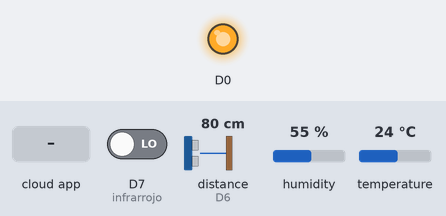
Recording of a sketch running on a simulated ESP8266 (NodeMCU). Parts: output pins drawn as LEDs (lit = HIGH). The inputs (shaded band) are chosen by the test bench; at power-on: D7 (infrarrojo) LOW, distance to the obstacle (sensor on D6) 80 cm, humidity 55 %, temperature 24 °C. The echo pulse lasts 58.3 µs per cm; WiFi joins after 1.5 s; servers stay silent unless stated; no MQTT or app messages arrive unless stated; pins used as bus, display or sensor lines are not drawn; what the sketch prints to the serial monitor is not drawn.

Above: at 2.7 s.
2.8 s: the phone or cloud app sets onoff to ON
At 7.3 s:
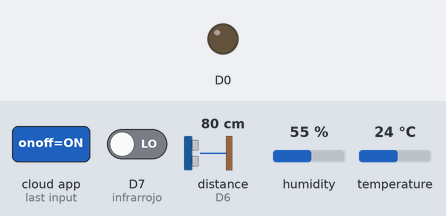
23.5 s: the phone or cloud app sets onoff to OFF
At 24.8 s:
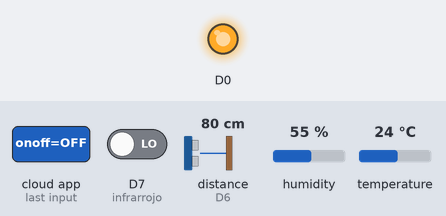
Timing chart, 0 to 26.0 s (numbered marks = the images above; inputs shaded):
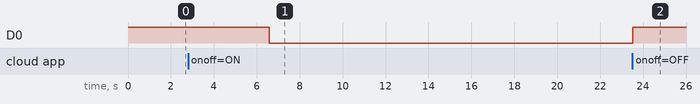

Measured:
- after the input at 2.8 s, D0: HIGH → LOW after 3.8 s
- after the input at 23.5 s, D0: LOW → HIGH at once

The sketch:

recopilacion.ino
```cpp
/*
NOTA:Este codigo funciona con placa ESP8266 en NodeMCU 1.0, si se esta trabajando en un ESP32 ver el codigo utilizado en el
archivo de "nivel del agua" y lo mas que cambia es la conexion con internet y con adafruit, lo demas sigue la misma logica
*/

#include <ESP8266WiFi.h>
#include "Adafruit_MQTT.h"
#include "Adafruit_MQTT_Client.h"

/************************* WiFi Access Point *********************************/
//entre las comillas se coloca el nombre de nuestra red de internet
#define WLAN_SSID       "......."

//entre las comillas se coloca la contraseña de nuestra red de internet
#define WLAN_PASS       "......."

/************************* Adafruit.io Setup *********************************/
/*
Esta informacion se puede ver en IO>simbolo de llave amarilla y ahi aparece tanto el usuario como la active key
*/
#define AIO_SERVER      "io.adafruit.com"
#define AIO_SERVERPORT  1883                   // use 8883 for SSL

//aqui se coloca el usuario con el que tenemos nuestra cuenta de adafruit
#define AIO_USERNAME    ".........."

//se coloca la llave que nos genera adafruit (siempre copiar y pegar para evitar problemas de conexion)
#define AIO_KEY         ".........."

/************ Global State (you don't need to change this!) ******************/

// Create an ESP8266 WiFiClient class to connect to the MQTT server.
WiFiClient client;
// or... use WiFiClientSecure for SSL
//WiFiClientSecure client;

// Setup the MQTT client class by passing in the WiFi client and MQTT server and login details.
Adafruit_MQTT_Client mqtt(&client, AIO_SERVER, AIO_SERVERPORT, AIO_USERNAME, AIO_USERNAME, AIO_KEY);

/****************************** Feeds for Publishing***************************************/

//El publish solo se usa cuando nosotros queremos enviar cosas a Adafruit
/*para declarar un publish debemos crear en adafruit un feed, por ejemplo el feed "humedad", este feed es el que recibira todos los
//datos que envie el sensor. Para realizar la conexion solo sustituimos en las comillas del codigo de abajo con:
"/feeds/nombre_del_feed_creado_en_adafruit", por ejemplo el de humedad se llamara: "/feeds/humedad" y sera guardado bajo el nombre
de humedad, este nombre aparece en la linea de codigo: Adafruit_MQTT_Publish humedad
NO NECESARIAMENTE TIENE QUE LLAMARSE HUMEDAD TAMBIEN, puede llevar otro nombre pero para faCilitar se le llama humedad, pero si colocamos
otro nombre la linea de codigo nos queda:
Adafruit_MQTT_Publish HUMEDADPUBLISH = Adafruit_MQTT_Publish(&mqtt, AIO_USERNAME "/feeds/humedad");
*/

// feed/humedad
Adafruit_MQTT_Publish humedad = Adafruit_MQTT_Publish(&mqtt, AIO_USERNAME "/feeds/humedad");

// feed/temperatura
//el feed se llama temp, pero solo se sustituye con el nombre del feed que se tiene
Adafruit_MQTT_Publish temperatura = Adafruit_MQTT_Publish(&mqtt, AIO_USERNAME "/feeds/temp");

// feed/distancia
Adafruit_MQTT_Publish distancia = Adafruit_MQTT_Publish(&mqtt, AIO_USERNAME "/feeds/distancia");

/*
Si quisieramos un feed con otro nombre, por ejemplo el de sensacion termica, entonces nos aseguramos que en adafruit este creado
el feed que recibira los datos de la sensacion termica, por ejemplo sensacionT y lo guardamos bajo el nombre que querramos
Por lo tanto el codigo quedaria:
Adafruit_MQTT_Publish sensacionT = Adafruit_MQTT_Publish(&mqtt, AIO_USERNAME "/feeds/sensacionT");
*/


/****************************** Feeds for Subscribing***************************************/
// Setup a feed called 'slider' for subscribing to changes on the slider
Adafruit_MQTT_Subscribe slider = Adafruit_MQTT_Subscribe(&mqtt, AIO_USERNAME "/feeds/slider", MQTT_QOS_1);

// Setup a feed called 'onoff' for subscribing to changes to the button
Adafruit_MQTT_Subscribe onoffbutton = Adafruit_MQTT_Subscribe(&mqtt, AIO_USERNAME "/feeds/onoff", MQTT_QOS_1);

/*************************** Sketch Code ************************************/

void slidercallback(double x) {
  Serial.print("Hey we're in a slider callback, the slider value is: ");
  Serial.println(x);
}

void onoffcallback(char *data, uint16_t len) {
  Serial.print("Hey we're in a onoff callback, the button value is: ");
  Serial.println(data);
  String message = String(data);
      message.trim();
      if (message == "ON") {digitalWrite(D0, LOW);}
      if (message == "OFF") {digitalWrite(D0, HIGH);}}

//*********************************************** Declaracion de variables y pines *****************************/

/*Codigo para sensor infrarrojo*/
//se declara el pin donde se conecta el sensor
const int infrarrojo = D7;

/*Codigo para sensor ultrasonico*/
//se declara el emisor (el gatillo)
const int trigPin = D5;
//se declara el receptor (el eco)
const int echoPin = D6;
//se declaran dos variables que guardaran los valores
long duration; //long porque los datos son muy grandes
int distance;


/*Codigo para sensor DHT*/
//se incluye libreria de DHT
#include <DHT.h>

//se define el pin donde se conecta el sensor
#define DHTPIN D2 //depende de la board se escribe la letra o simplemente el numero, en caso del ESP82 se escribe la D y el numero

//se define el tipo de DHT que se utiliza, en este caso es el DHT11
#define DHTTYPE DHT11

//se inicializa el sensor DHT
DHT dht(DHTPIN, DHTTYPE);

//***************************************************** setup ********************************/
void setup() {
/*Codigo para sensor infrarrojo*/
//se declara que el infrarrojo es de entrada (INPUT)
  pinMode(infrarrojo, INPUT);


/*Codigo para sensor ultrasonico*/
//se declara que el gatillo es de salida (OUTPUT)
  pinMode(trigPin, OUTPUT);
//se declara que el eco es de entrada (INPUT)
  pinMode(echoPin, INPUT);


/*Codigo para DHT*/
dht.begin();


/*Codigo para conexion a internet*/
  pinMode(D0, OUTPUT);
  Serial.begin(115200);
  digitalWrite(D0, HIGH);
  delay(10);
  //****************************************** Connect to WiFi access point.
  Serial.println(); Serial.println();
  Serial.print("Connecting to ");
  Serial.println(WLAN_SSID);

  WiFi.begin(WLAN_SSID, WLAN_PASS);
  while (WiFi.status() != WL_CONNECTED) {
    delay(500);
    Serial.print(".");
  }
  Serial.println();
  Serial.println("WiFi connected");
  Serial.println("IP address: "); Serial.println(WiFi.localIP());
  //********************************************* Callback Functions
  slider.setCallback(slidercallback);
  onoffbutton.setCallback(onoffcallback);

  // Setup MQTT subscription for feed's.
  mqtt.subscribe(&slider);
  mqtt.subscribe(&onoffbutton);

}

uint32_t x=0;
//***************************************************** Loop ********************************/
void loop() {
/*Codigo para infrarrojo*/
//se declara la variable para guardar los valores (los valores que envia el infrarrojo es de 1(HIGH) y 0(LOW))
int value = 0;
//la variable toma el valor que recibe del sensor
value = digitalRead(infrarrojo);
//usamos un if para mostrar el mensaje que si value es HIGH muestre que hay un obstaculo cerca, si no, dice que no hay obstaculo
if (value == HIGH) {
      Serial.println("Detectado obstaculo");
  } else if(value == LOW){
      Serial.println("No hay obstaculo");
  }


/*Codigo para DHT*/
//hacemos esperar 5 segundos entre medidas
delay(5000);
//leemos el dato que recibe el sensor para la humedad
float h = dht.readHumidity();

//leemos el dato que recibe el sensor para la temperatura (en centigrados)
float t = dht.readTemperature();

//leemos el dato que recibe el sensor para la temperatura (en fahreheit)
float f = dht.readTemperature(true);

//leemos la sensacion termica (indice de calor) medido en fahreheit
float stf = dht.computeHeatIndex(f, h);

//leemos la sensacion termica (indice de calor) medido en centigrados
float stc = dht.computeHeatIndex(t, h, false);

// Comprobamos si ha habido algún error en la lectura
  if (isnan(h) || isnan(t) || isnan(f)) {
    Serial.println("Error obteniendo los datos del sensor DHT11");
    return;
  }


/*Codigo para sensor ultrasonico*/
//primero limpiamos el gatillo
digitalWrite(trigPin,LOW);
delayMicroseconds(2);

//hacemos que el gatillo se active por 10 micro segundos
digitalWrite(trigPin,HIGH);
delayMicroseconds(10);
digitalWrite(trigPin,LOW);

//activamos el eco para que reciba el tiempo de cada onda
duration = pulseIn(echoPin, HIGH);

//calculamos la distancia
distance = duration*0.034/2;

/*si deseamos mostrar el resultado se debe ejecutar
Serial.print(distance);
*/


/*Codigo para publicar las vainas a Adafruit*/
//subiendo humedad
//NOTA: en realidad solo se necesita el ".publish();" pero se usa un if para saber si falla o no
//para publicar en adafruit debemos colocar el nombre del publish declarado arriba (donde dice "feeds for publishing") y el .publish
//por ejemplo un publish declarado se llamada humedad, para publicar colocamos humedad.publish() y en los parentesis colocamos la
//variable que corresponde al feed, en este caso la humedad es "h" entonces queda humedad.publish(h);
//lo demas son validaciones
 if(!humedad.publish(h)) {
    Serial.println("fallo humedad");
  } else {
    Serial.print("Humedad: ");
    Serial.print(h);
  }

 if(!temperatura.publish(t)) {
    Serial.println("fallo temperatura");
  } else {
    Serial.print("Temperatura: ");
    Serial.print(t);
  }

 if(!distancia.publish(distance)) {
    Serial.println("fallo distancia");
  } else {
    Serial.print("Distancia: ");
    Serial.print(distance);
  }

/*
Siguiendo con el ejemplo de sensacion termica, para mandar las cosas a adafruit llamamos al nombre donde se guarda el publish de
sensacion termica y le colocamos el .publish con la variable correspondiente:
if(!sensacionT.publish(stc)) {
    Serial.println("fallo sensacion termica");
  } else {
    Serial.print("sensacion termica: ");
    Serial.print(stc);
  }
*/

/*Codigo para conectar a internet*/
  MQTT_connect();
  mqtt.processPackets(10000);
  if(! mqtt.ping()) {   // ping the server to keep the mqtt connection alive
    mqtt.disconnect();}
}


// Function to connect and reconnect as necessary to the MQTT server.
void MQTT_connect() {
  int8_t ret;
  // Stop if already connected.
  if (mqtt.connected()) {
    return;}
  Serial.print("Connecting to MQTT... ");
  uint8_t retries = 3;
  while ((ret = mqtt.connect()) != 0) { // connect will return 0 for connected
       Serial.println(mqtt.connectErrorString(ret));
       Serial.println("Retrying MQTT connection in 10 seconds...");
       mqtt.disconnect();
       delay(10000);  // wait 10 seconds
       retries--;
       if (retries == 0) {       // basically die and wait for WDT to reset me
         while (1);}}
  Serial.println("MQTT Connected!");
}
```
